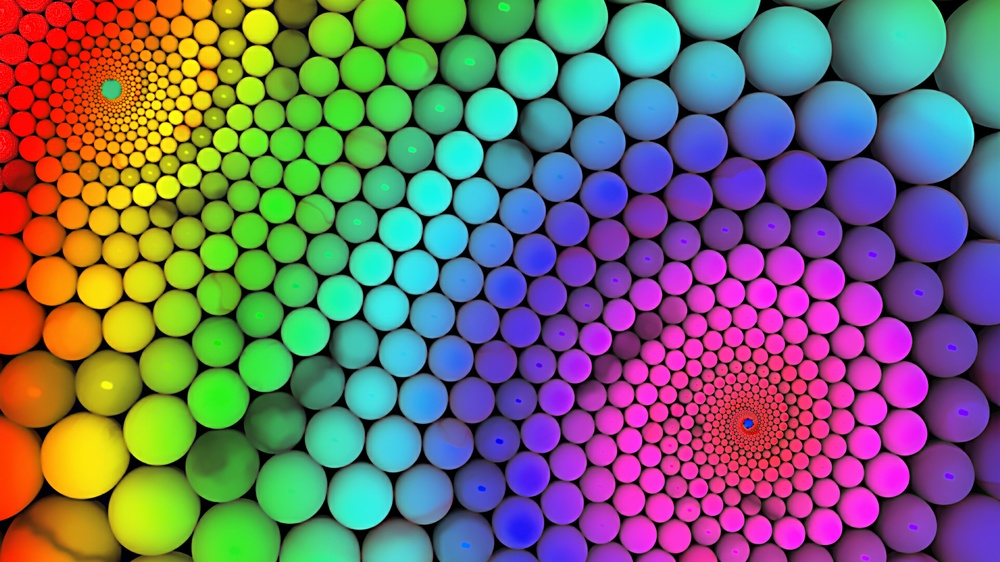
#> input picture images/multicolor.jpg, 1000 x 562 px, shrunk from 1920 x 1080 before the run
$ python image.py
#> lines starting #> are read from the running program, lines starting #| are printed output that depends on the picture; after the words box and inside, x2 and y2 are one past the last pixel; in counts of white or black regions, pixels touching at a corner belong together
# -*- coding: utf-8 -*-
"""
Created on Mon Feb 01 13:57:55 2016

@author: jéjé
"""

import numpy as np
import matplotlib.pyplot as plt
import cv2
import PIL
from matplotlib import cm

path = "images/multicolor.jpg"
im = PIL.Image.open(path)
#> im is the input picture: PIL image 1000x562 RGB; mean R, G, B 114.7, 109.7, 108.9
R, G, B = im.split()
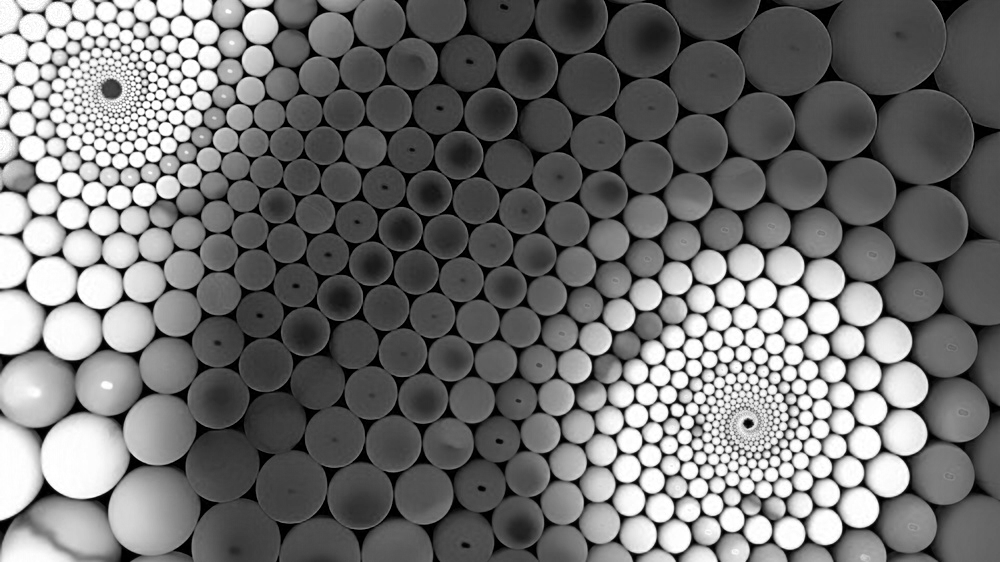
#> R: PIL image 1000x562 L; min 0, max 255, mean 114.7
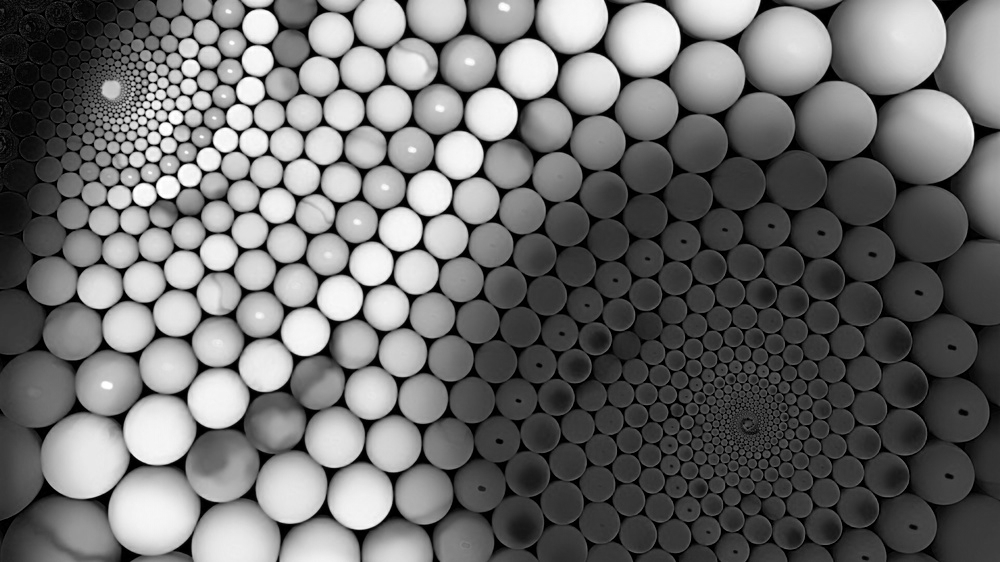
#> G: PIL image 1000x562 L; min 0, max 255, mean 109.7
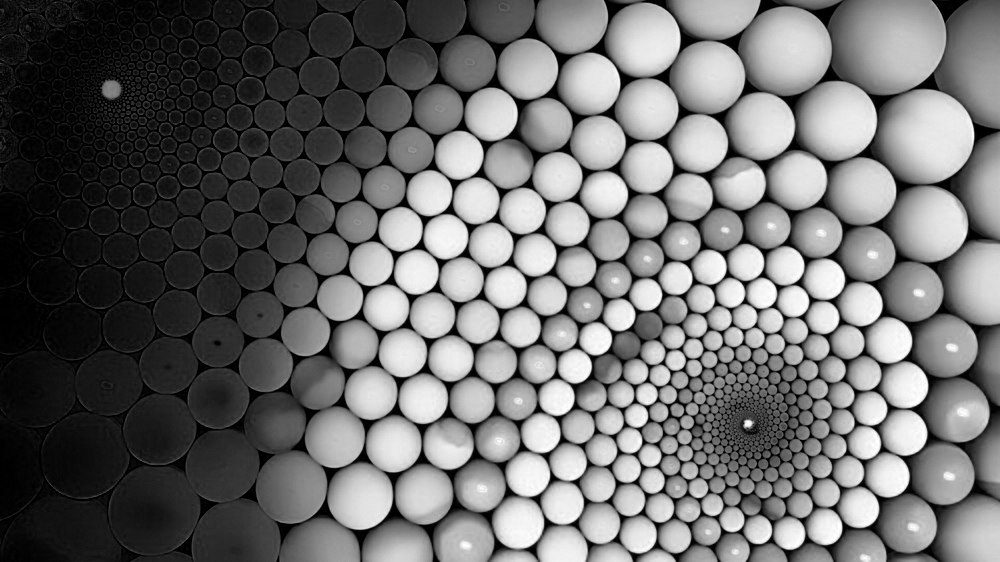
#> B: PIL image 1000x562 L; min 0, max 255, mean 108.9
R = np.asarray(R, dtype = np.uint8)
G = np.asarray(G, dtype = np.uint8 )
B = np.asarray(B, dtype = np.uint8)

my_cmapR = plt.cm.get_cmap('Reds')
my_cmapG = plt.cm.get_cmap('Greens')
my_cmapB = plt.cm.get_cmap('Blues')

Z = R
Zs = Z > 100
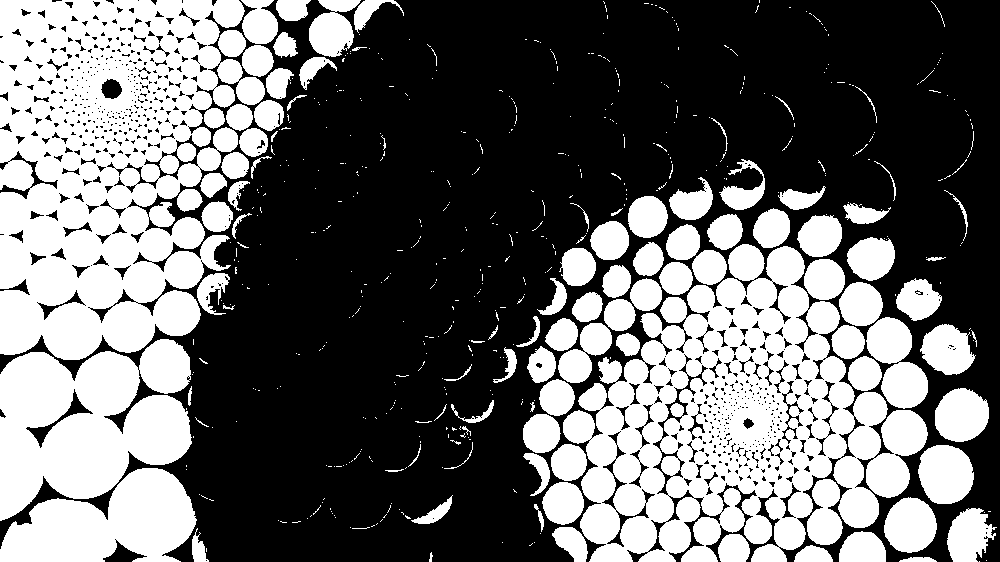
#> Zs: shape (562, 1000) bool; 41.6% white; 545 white regions (437 under 20 px), largest, box (x1, y1, x2, y2) and area: (0, 0, 265, 360) 66889, (563, 244, 928, 562) 62253, (0, 339, 192, 521) 23189


fig = plt.figure("mes images")
plt.clf()
ax = fig.add_subplot(3,3,1)
ax.set_title("Normal")
plt.imshow(im)
plt.grid()
plt.colorbar()
ax = fig.add_subplot(3,3,2)
ax.set_title("Red")
plt.imshow(R, cmap = my_cmapR)
plt.grid()
plt.colorbar()
ax = fig.add_subplot(3,3,3)
ax.set_title("Green")
plt.imshow(G, cmap = my_cmapG)
plt.grid()
plt.colorbar()
ax = fig.add_subplot(3,3,4)
ax.set_title("Blue")
plt.imshow(B, cmap = my_cmapB)
plt.grid()
plt.colorbar()
ax = fig.add_subplot(3,3,5)
ax.set_title("Yellow")
plt.imshow(B, cmap = cm.YlOrBr)
plt.grid()
plt.colorbar()
ax = fig.add_subplot(3,3,6)
ax.set_title("seuil")
plt.imshow(Zs, cmap = cm.gray)
plt.grid()
plt.colorbar()
ax = fig.add_subplot(3,3,7)
ax.set_title("gris")
plt.imshow(B, cmap = cm.gray)
plt.grid()
plt.colorbar()


ax = fig.add_subplot(3,3,8)
ax.set_title("Rotation")
plt.imshow(im.rotate(180,expand=1))
plt.grid()
plt.colorbar()

ax = fig.add_subplot(3,3,9)
ax.set_title("Histogramme R")
plt.hist(Z.flatten(), bins = 250)
plt.show()
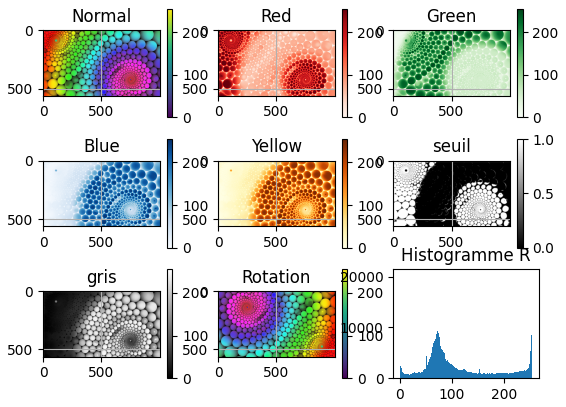
#> figure drawn by matplotlib, 17 panels; panel 17: tallest bar 20397 high, from x = 254 to 255
